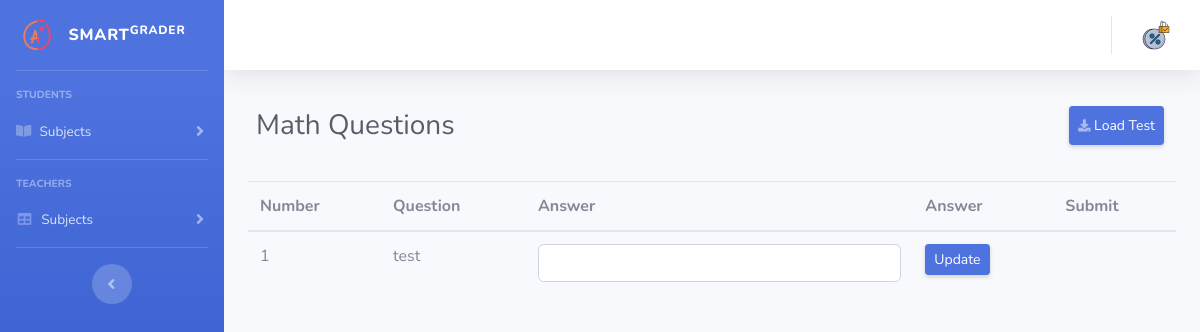
The page /student-math-question on the database as committed earlier.
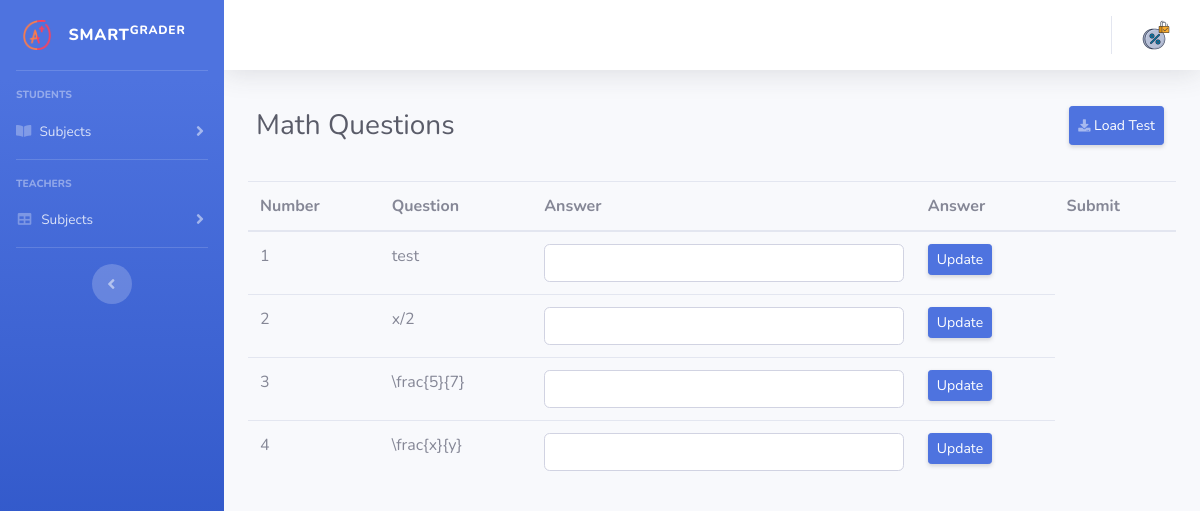
The same page on the database as committed later.
### project/db_utils/models.py (models this page shows, shortened)
class MathTest(db.Model):
    __tablename__ = 'math_test'
    __table_args__ = {'extend_existing': True}
    question_id = db.Column(db.Integer, primary_key=True, autoincrement=True)
    user_id = db.Column(db.Integer, nullable=True)
    question = db.Column(db.String(250), nullable=True)
    create_date = db.Column(db.Date, nullable=True)
    update_time = db.Column(db.DateTime, nullable=True)

### project/views/student_routes.py (the view)
@login_required
@student_routes.route('/student-math-question', methods=['GET', 'POST'])
def home():
    if request.method == 'POST':
        question_id = request.form['question_id']
        user_id = 10
        question = request.form['question']
        answer = request.form['answer']
        obj = db.session.query(MathAnswer).filter_by(question_id=question_id, user_id=user_id).first()
        if not obj:
            new_object = MathAnswer(question_id, user_id, question, answer)
            db.session.add(new_object)
            db.session.commit()
        else:
            obj.answer = answer
            db.session.commit()
        flash('Answer Submitted', 'success')
        return redirect(url_for('student_routes.home'))
    else:
        df_test = pd.read_sql(db.session.query(MathTest).statement, db.engine, parse_dates=True)
        df_answer = pd.read_sql(db.session.query(MathAnswer).statement, db.engine, parse_dates=True)
        df = df_test.merge(df_answer, how='left', on='question_id')
        df = clean_df(df)
        return render_template('pages/student-math.html', data=df)

### project/views/student_routes.py (called while the page is built)
def clean_df(df):
    df = df.fillna('')
    df = df[['question_id', 'question_x', 'answer']]
    df = df.rename(columns={'question_id': 'Number', 'question_x': 'Question', 'answer': 'Answer'})
    return df

### project/templates/pages/student-math.html (shortened to what this page needs)
{% extends "dashboard.html" %}
{% block content %}
<div class="d-flex justify-content-between align-items-center mt-2 ml-2 mb-4">
  <div>
    <h1 class="h3 mb-0 text-gray-800">Math Questions</h1>
  </div>
  <div class="btn-group m-2" role="group">
    <a href="/student-math-question" class="d-none d-sm-inline-block btn btn-sm btn-primary shadow-sm p-2 m-1">
      <i class="fas fa-download fa-sm text-white-50"></i> Load Test
    </a>
  </div>
</div>
<div class="table-responsive">
  <table id="teacher-table" class="table" style="width:100%">
    <thead>
      <tr>
        {% for col in data.columns %}
        <th scope="col"> {{ col }} </th>
        {% endfor %}
        <th> Answer </th>
        <th> Submit </th>
      </tr>
    </thead>
    <tbody>
      {% for key, value in data.iterrows() %}
      <tr>
        <td> {{ value[0] }} </td>
        <td> {{ value[1] }} </td>
        <form action="/student-math-question" method="POST">
          <td>
            <input type="text" name="answer" placeholder="{{ value[2] }}" class="form-control validate" maxlength="50"
              required>
          </td>
          <td>
            <button class="d-none d-sm-inline-block btn btn-sm btn-primary shadow-sm" type="submit">
              Update
            </button>
          </td>
        </form>
        {% endfor %}
      </tr>
    </tbody>
  </table>
</div>
{% endblock %}

### project/templates/dashboard.html (shortened to what this page needs)
{% extends "base.html" %}
{% block body %}
<body id="page-top">
    <div id="wrapper">
        {% include 'components/sidebar.html' %}
        <div id="content-wrapper" class="d-flex flex-column">
            <div id="content">
                {% include 'components/topbar.html' %}
                <div class="container-fluid">
                    {% block content %}
                    {% endblock %}
                </div>
            </div>
        </div>
    </div>
</body>
{% endblock %}

### project/templates/base.html (shortened to what this page needs)
<!doctype html>
<html>
<head>
    <link rel="stylesheet" href="static/vendor/fontawesome-free/css/all.min.css">
    <link rel="stylesheet" href="{{ url_for('static', filename='css/sb-admin-2.css') }}">
    <link rel="stylesheet" href="{{ url_for('static', filename='css/main.css') }}">
</head>
{% block body %}
{% endblock %}
</html>

### project/templates/components/sidebar.html (shortened to what this page needs)
<ul class="navbar-nav bg-gradient-primary sidebar sidebar-dark accordion" id="accordionSidebar">
    <a class="sidebar-brand d-flex align-items-center justify-content-center" href="/">
        <img src="static/favicon.ico" width="30" height="30" class="d-inline-block align-top" alt="">
        <div class="sidebar-brand-text mx-3">Smart<sup>Grader</sup></div>
    </a>
    <hr class="sidebar-divider">
    <div class="sidebar-heading">
        Students
    </div>
    <li class="nav-item">
        <a class="nav-link collapsed" href="#" data-toggle="collapse" data-target="#collapseOne" aria-expanded="true"
            aria-controls="collapseTwo">
            <i class="fas fa-book-open"></i>
            <span>Subjects</span>
        </a>
    </li>
    <hr class="sidebar-divider">
    <div class="sidebar-heading">
        Teachers
    </div>
    <li class="nav-item">
        <a class="nav-link collapsed" href="#" data-toggle="collapse" data-target="#collapseTwo" aria-expanded="true"
            aria-controls="collapseTwo">
            <i class="fas fa-fw fa-table"></i>
            <span>Subjects</span>
        </a>
    </li>
    <hr class="sidebar-divider d-none d-md-block">
    <div class="text-center d-none d-md-inline">
        <button class="rounded-circle border-0" id="sidebarToggle"></button>
    </div>
</ul>

### project/templates/components/topbar.html (shortened to what this page needs)
 <nav class="navbar navbar-expand navbar-light bg-white topbar mb-4 static-top shadow">
     <ul class="navbar-nav ml-auto">
         <li class="nav-item dropdown no-arrow">
             <a class="nav-link dropdown-toggle" href="#" id="userDropdown" role="button" data-toggle="dropdown"
                 aria-haspopup="true" aria-expanded="false">
                 <img class="img-profile rounded-circle" src="static/img/profile.png">
             </a>
         </li>
     </ul>
 </nav>

Rows that differ between the two databases and show on the page:
added MathTest: question "x/2"
added MathTest: question "\\frac{5}{7}"
added MathTest: question "\\frac{x}{y}"
Other text that changed with them:
new list line: "2  Update"
new list line: "3  Update"
new list line: "4  Update"
